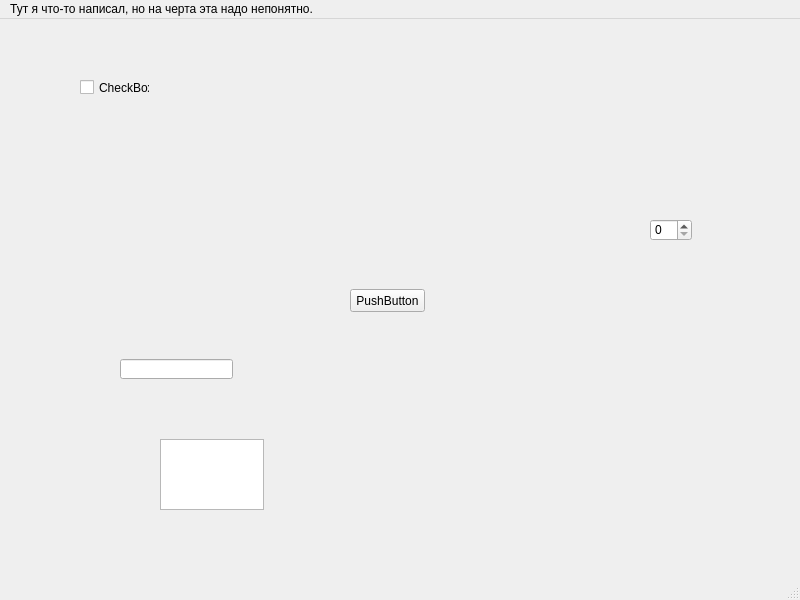
<?xml version="1.0" encoding="UTF-8"?>
<ui version="4.0">
 <class>MainWindow</class>
 <widget class="QMainWindow" name="MainWindow">
  <property name="geometry">
   <rect>
    <x>0</x>
    <y>0</y>
    <width>800</width>
    <height>600</height>
   </rect>
  </property>
  <property name="windowTitle">
   <string>MainWindow</string>
  </property>
  <widget class="QWidget" name="centralwidget">
   <widget class="QPushButton" name="btnQuit">
    <property name="geometry">
     <rect>
      <x>350</x>
      <y>270</y>
      <width>75</width>
      <height>23</height>
     </rect>
    </property>
    <property name="text">
     <string>PushButton</string>
    </property>
   </widget>
   <widget class="QCheckBox" name="checkBox">
    <property name="geometry">
     <rect>
      <x>80</x>
      <y>60</y>
      <width>70</width>
      <height>17</height>
     </rect>
    </property>
    <property name="text">
     <string>CheckBox</string>
    </property>
   </widget>
   <widget class="QLineEdit" name="lineEdit">
    <property name="geometry">
     <rect>
      <x>120</x>
      <y>340</y>
      <width>113</width>
      <height>20</height>
     </rect>
    </property>
   </widget>
   <widget class="QTextEdit" name="textEdit">
    <property name="geometry">
     <rect>
      <x>160</x>
      <y>420</y>
      <width>104</width>
      <height>71</height>
     </rect>
    </property>
   </widget>
   <widget class="QSpinBox" name="spinBox">
    <property name="geometry">
     <rect>
      <x>650</x>
      <y>200</y>
      <width>42</width>
      <height>22</height>
     </rect>
    </property>
   </widget>
  </widget>
  <widget class="QMenuBar" name="menubar">
   <property name="geometry">
    <rect>
     <x>0</x>
     <y>0</y>
     <width>800</width>
     <height>21</height>
    </rect>
   </property>
   <widget class="QMenu" name="menu">
    <property name="title">
     <string>Тут я что-то написал, но на черта эта надо непонятно.</string>
    </property>
   </widget>
   <addaction name="menu"/>
  </widget>
  <widget class="QStatusBar" name="statusbar"/>
 </widget>
 <resources/>
 <connections/>
</ui>
